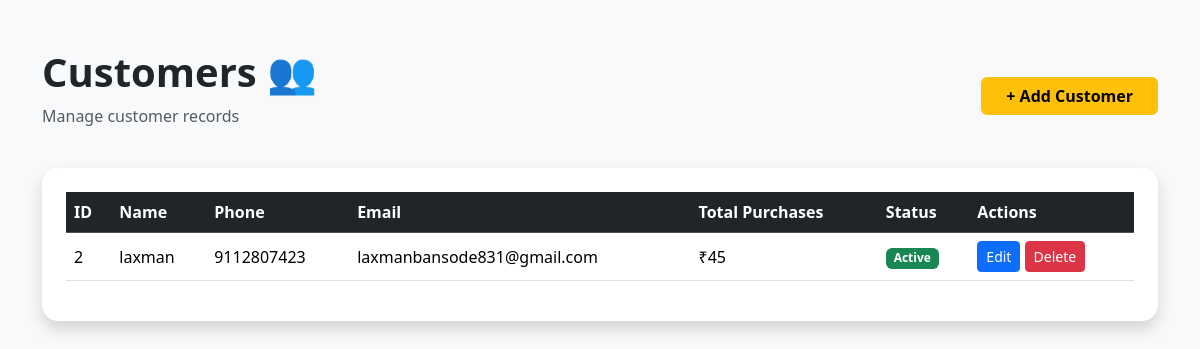
/Customers, run on the app's committed database.
### tables this page shows
CREATE TABLE customers(
    id INTEGER PRIMARY KEY AUTOINCREMENT,
    name TEXT,
    phone TEXT,
    email TEXT,
    total_purchase INTEGER,
    status TEXT
);

### app.py (the view)
@app.route("/Customers")
def Customers():
    conn = sqlite3.connect("shop.db",timeout=10)
    cursor = conn.cursor()
    cursor.execute("SELECT * FROM customers")
    customers = cursor.fetchall()
    print(customers)
    conn.close()
    return render_template(
        "Customers.html",
        customers=customers
    )

### templates/Customers.html (shortened to what this page needs)
<!DOCTYPE html>
<html lang="en">
<head>
    <link rel="stylesheet"
        href="https://cdn.jsdelivr.net/npm/bootstrap@5.3.8/dist/css/bootstrap.min.css">
</head>
<body class="bg-light">
    <div class="container py-5">
        <div class="d-flex justify-content-between align-items-center mb-4">
            <div>
                <h1 class="fw-bold">Customers 👥</h1>
                <p class="text-muted">Manage customer records</p>
            </div>
            <a href="/add_Customer"
                class="btn btn-warning fw-bold px-4">
                + Add Customer
            </a>
        </div>
        <div class="card shadow border-0 rounded-4 p-4">
            <div class="table-responsive">
                <table class="table table-hover align-middle">
                    <thead class="table-dark">
                        <tr>
                            <th>ID</th>
                            <th>Name</th>
                            <th>Phone</th>
                            <th>Email</th>
                            <th>Total Purchases</th>
                            <th>Status</th>
                            <th>Actions</th>
                        </tr>
                    </thead>
                    <tbody>
                        {% if customers %}
                            {% for customer in customers %}
                            <tr>
                                <td>{{ customer[0] }}</td>
                                <td>{{ customer[1] }}</td>
                                <td>{{ customer[2] }}</td>
                                <td>{{ customer[3] }}</td>
                                <td>₹{{ customer[4] }}</td>
                                <td>
                                    {% if customer[5] == "Active" %}
                                        <span class="badge bg-success">
                                            Active
                                        </span>
                                    {% else %}
                                        <span class="badge bg-warning text-dark">
                                            Returning
                                        </span>
                                    {% endif %}
                                </td>
                                <td>
                                    <a href="/edit_Customer/{{ customer[0] }}"
                                        class="btn btn-sm btn-primary">
                                        Edit
                                    </a>
                                    <a href="/delete_Customer/{{ customer[0] }}"
                                        class="btn btn-sm btn-danger"
                                        onclick="return confirm('Delete customer?')">
                                        Delete
                                    </a>
                                </td>
                            </tr>
                            {% endfor %}
                        {% else %}
                            <tr>
                                <td colspan="7" class="text-center text-muted">
                                    No customers found
                                </td>
                            </tr>
                        {% endif %}
                    </tbody>
                </table>
            </div>
        </div>
    </div>
</body>
</html>

### data on the page
customers: id "2", name "laxman", phone "9112807423", email "laxmanbansode831@gmail.com", total_purchase "45", status "Active"
